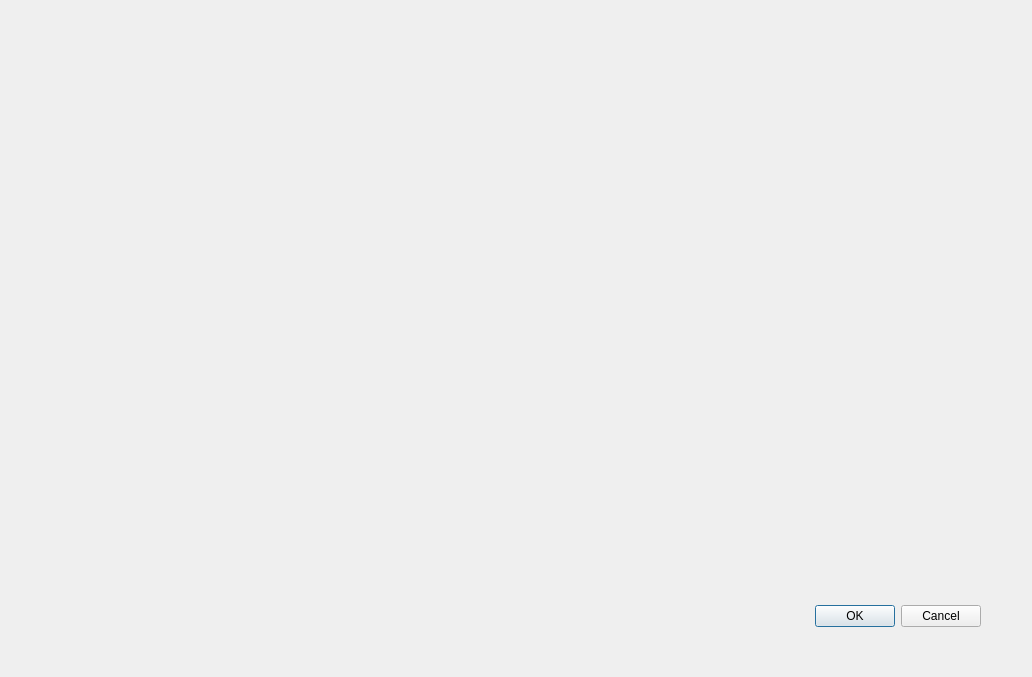
<?xml version="1.0" encoding="UTF-8"?>
<ui version="4.0">
 <class>ui_login</class>
 <widget class="QDialog" name="ui_login">
  <property name="geometry">
   <rect>
    <x>0</x>
    <y>0</y>
    <width>1032</width>
    <height>677</height>
   </rect>
  </property>
  <property name="windowTitle">
   <string>Dialog</string>
  </property>
  <widget class="QDialogButtonBox" name="buttonBox">
   <property name="geometry">
    <rect>
     <x>640</x>
     <y>600</y>
     <width>341</width>
     <height>32</height>
    </rect>
   </property>
   <property name="orientation">
    <enum>Qt::Horizontal</enum>
   </property>
   <property name="standardButtons">
    <set>QDialogButtonBox::Cancel|QDialogButtonBox::Ok</set>
   </property>
  </widget>
 </widget>
 <resources/>
 <connections>
  <connection>
   <sender>buttonBox</sender>
   <signal>accepted()</signal>
   <receiver>ui_login</receiver>
   <slot>accept()</slot>
   <hints>
    <hint type="sourcelabel">
     <x>248</x>
     <y>254</y>
    </hint>
    <hint type="destinationlabel">
     <x>157</x>
     <y>274</y>
    </hint>
   </hints>
  </connection>
  <connection>
   <sender>buttonBox</sender>
   <signal>rejected()</signal>
   <receiver>ui_login</receiver>
   <slot>reject()</slot>
   <hints>
    <hint type="sourcelabel">
     <x>316</x>
     <y>260</y>
    </hint>
    <hint type="destinationlabel">
     <x>286</x>
     <y>274</y>
    </hint>
   </hints>
  </connection>
 </connections>
</ui>
